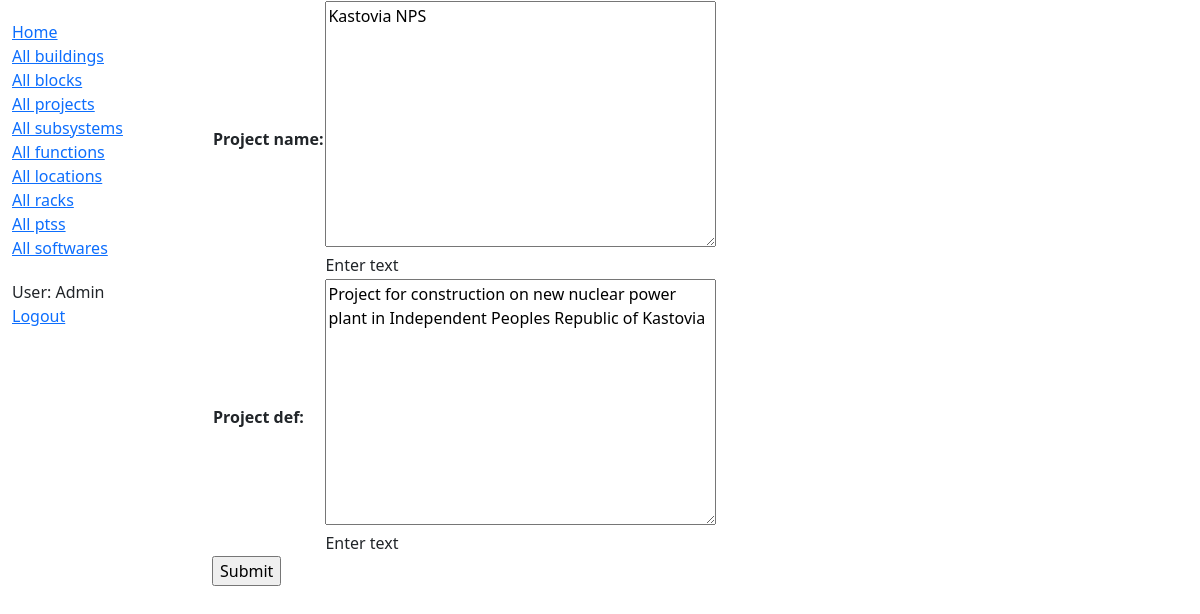
Page /knowitall/project/1/update/ (signed in) on the committed database.
### knowitall/models.py (models this page shows, shortened)
class Project(models.Model):
	Project_name=models.TextField(help_text="Enter text")
	Project_def=models.TextField(help_text="Enter text")
	class Meta:
		ordering= ['Project_name']

### knowitall/views.py (the view)
# urls.py: path('project/<int:pk>/update/', views.ProjectUpdate.as_view(), name='project-update'),
class ProjectUpdate(LoginRequiredMixin, UpdateView):
    model = Project
    fields = '__all__' # Not recommended (potential security issue if more fields added)

### knowitall/templates/knowitall/project_form.html (shortened to what this page needs)
{% extends "base_generic.html" %}
{% block content %}
<form action="" method="post">
    <table>
    {{ form.as_table }}
    </table>
    <input type="submit" value="Submit">
</form>
{% endblock %}

### knowitall/templates/base_generic.html (shortened to what this page needs)
<!DOCTYPE html>
<html lang="en">
<head>
  <link href="https://cdn.jsdelivr.net/npm/bootstrap@5.1.3/dist/css/bootstrap.min.css" rel="stylesheet">
  {% load static %}
  <link rel="stylesheet" href="{% static 'css/styles.css' %}">
</head>
<body>
<div class="container-fluid">
<div class="row">
  <div class="col-sm-2">
  {% block sidebar %}
  <ul class="sidebar-nav">
    <li><a href="{% url 'index' %}">Home</a></li>
    <li><a href="{% url 'buildings' %}">All buildings</a></li>
    <li><a href="{% url 'blocks' %}">All blocks</a></li>
    <li><a href="{% url 'projects' %}">All projects</a></li>
    <li><a href="{% url 'subsystems' %}">All subsystems</a></li>
    <li><a href="{% url 'functions' %}">All functions</a></li>
    <li><a href="{% url 'locations' %}">All locations</a></li>
    <li><a href="{% url 'racks' %}">All racks</a></li>
    <li><a href="{% url 'ptss' %}">All ptss</a></li>
    <li><a href="{% url 'softwares' %}">All softwares</a></li>
  </ul>
  <ul class="sidebar-nav">
   {% if user.is_authenticated %}
     <li>User: {{ user.get_username }}</li>
     <li><a href="{% url 'logout'%}?next={{request.path}}">Logout</a></li>
   {% else %}
     <li><a href="{% url 'login'%}?next={{request.path}}">Login</a></li>
   {% endif %}
  </ul>
{% endblock %}
  </div>
  <div class="col-sm-10 ">
  {% block content %}{% endblock %}
  </div>
</div>
</div>
</body>
</html>

### knowitall/static/css/styles.css (style rules this page uses)
.sidebar-nav { margin-top: 20px; padding: 0; list-style: none; }

### rows in the picture
Project: Project_name "Kastovia NPS", Project_def "Project for construction on new nuclear power plant in Independent Peoples Republic of Kastovia"

### other values in the picture
{{ user.get_username }} "Admin"
